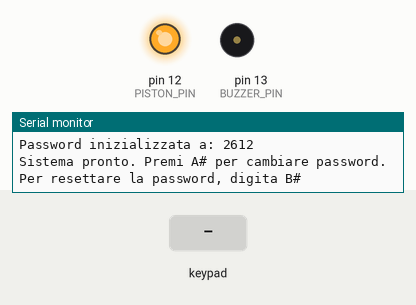
Bench run of a sketch on a simulated Arduino Uno, built with avr-gcc and run on an emulated ATmega328P. On the bench: output pins drawn as LEDs (lit = HIGH), buzzer (waves = sounding), the last lines printed to the serial monitor. The inputs (shaded band) are chosen by the test bench. EEPROM starts erased.

Above: at 1.3 s.
1.4 s: key '#' pressed
At 1.5 s:
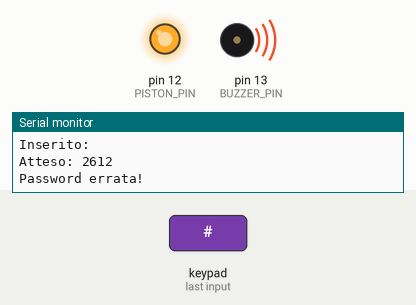
3.3 s: keypad keys 2 6 1 2 # pressed 0.4 s apart
At 6.5 s:
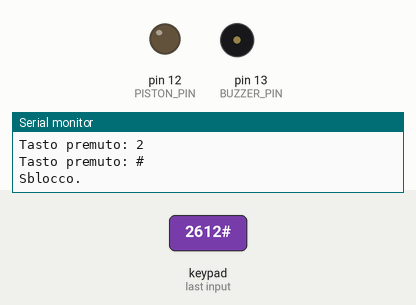
6.8 s: key 'A' pressed
At 7.8 s:
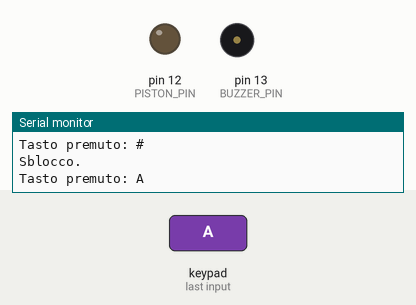
8.3 s: keypad keys 2 6 1 2 * pressed 0.4 s apart
At 8.52 s:
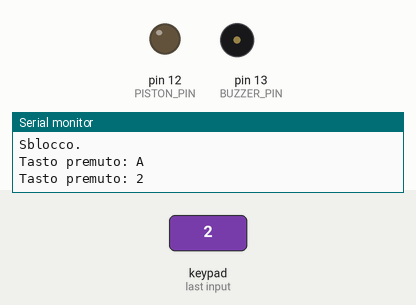
11.8 s: key 'B' pressed
At 12.8 s:
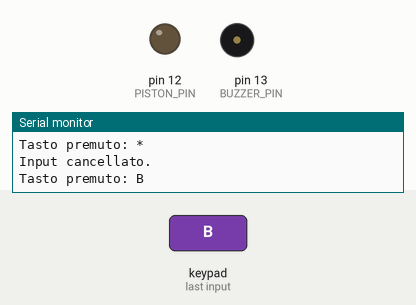
13.3 s: keypad keys 2 6 1 2 D pressed 0.4 s apart
At 15.2 s:
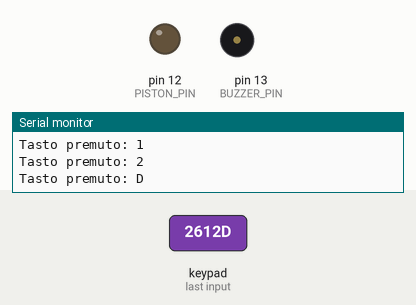
Timing chart, 0 to 16.7 s (numbered marks = the images above; inputs shaded):
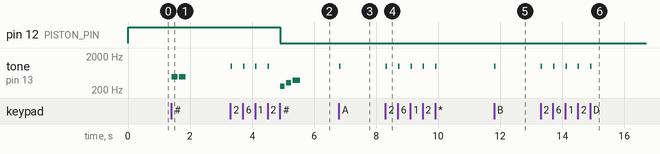

The sketch:

cassaforte_arduino.ino
```cpp
/*
  --------------------------------------------------------------
  PROGETTO: Cassaforte Elettronica con Arduino, Tastierino 4x4, Buzzer e Solenoide
  Autore: Dario
  Versione: 1.2
  --------------------------------------------------------------

  DESCRIZIONE:
  Questo sketch permette di controllare una serratura elettromagnetica (solenoide)
  utilizzando un tastierino 4x4 per l'inserimento di una password.

  Il sistema supporta:
  - Salvataggio della password in EEPROM (memoria non volatile)
  - Cambio password tramite tastierino (con A#)
  - Reset software alla password di default
  - Suoni di feedback (corretto, errato, serratura chiusa)
  - Apertura/chiusura alternata digitando la password corretta

  COMPONENTI UTILIZZATI:
  - Arduino Uno
  - Tastierino matriciale 4x4
  - Buzzer passivo (PIN 13)
  - Solenoide 5V per elettroserratura (PIN 12)
  - Alimentazione esterna per il solenoide (consigliata)

  PINOUT:
  - Tastierino righe: 9, 8, 7, 6
  - Tastierino colonne: 5, 4, 3, 2
  - Buzzer: 13
  - Solenoide (PISTON): 12

  COMANDI DISPONIBILI:
  - *         => Cancella l’input corrente
  - #         => Invia l’input per verifica
  - A#        => Cambia password senza chiedere quella vecchia
  - B#        => Reset software della password a "2612"
  - D#        => Stampa via seriale la password attuale (debug)
*/

#include <Keypad.h>
#include <EEPROM.h>

#define NOTE_C4 262
#define NOTE_E4 330
#define NOTE_F4 349
#define NOTE_G4 392
#define NOTE_A4 440
#define NOTE_B4 494

#define PISTON_PIN 12
#define BUZZER_PIN 13
#define EEPROM_ADDR 0

const byte ROWS = 4;
const byte COLS = 4;
char keys[ROWS][COLS] = {
  {'1', '2', '3', 'A'},
  {'4', '5', '6', 'B'},
  {'7', '8', '9', 'C'},
  {'*', '0', '#', 'D'}
};

byte rowPins[ROWS] = {9, 8, 7, 6};
byte colPins[COLS] = {5, 4, 3, 2};
Keypad keypad = Keypad(makeKeymap(keys), rowPins, colPins, ROWS, COLS);

String inputPassword = "";
String currentPassword = "";
bool isLocked = true;
bool preparePasswordChange = false;

void setup() {
  Serial.begin(9600);
  pinMode(PISTON_PIN, OUTPUT);
  pinMode(BUZZER_PIN, OUTPUT);
  digitalWrite(PISTON_PIN, HIGH);

  writePasswordToEEPROM("2612");
  delay(50);
  currentPassword = readPasswordFromEEPROM();
  Serial.print("Password inizializzata a: ");
  Serial.println(currentPassword);

  Serial.println("Sistema pronto. Premi A# per cambiare password.");
  Serial.println("Per resettare la password, digita B#");
}

void loop() {
  char key = keypad.getKey();
  if (key == NO_KEY) return;

  tone(BUZZER_PIN, 1000, 50);
  Serial.print("Tasto premuto: ");
  Serial.println(key);

  if (key == '*') {
    inputPassword = "";
    preparePasswordChange = false;
    Serial.println("Input cancellato.");
    return;
  }

  if (key == '#') {
    if (inputPassword == "D") {
      Serial.print("Password salvata in EEPROM: ");
      Serial.println(currentPassword);
    } else if (inputPassword == "B") {
      currentPassword = "2612";
      writePasswordToEEPROM(currentPassword);
      Serial.println("Password resettata a default: 2612");
      successSound();
    } else if (inputPassword == "A") {
      Serial.println("Inserisci nuova password:");
      preparePasswordChange = true;
    } else if (preparePasswordChange) {
      writePasswordToEEPROM(inputPassword);
      currentPassword = inputPassword;
      Serial.print("Nuova password salvata: ");
      Serial.println(currentPassword);
      successSound();
      preparePasswordChange = false;
    } else {
      if (inputPassword == currentPassword) {
        if (isLocked) {
          Serial.println("Sblocco.");
          digitalWrite(PISTON_PIN, LOW);
          isLocked = false;
          successSound();
        } else {
          Serial.println("Richiusura.");
          digitalWrite(PISTON_PIN, HIGH);
          isLocked = true;
          lockSound();
        }
      } else {
        Serial.print("Inserito: "); Serial.println(inputPassword);
        Serial.print("Atteso: "); Serial.println(currentPassword);
        Serial.println("Password errata!");
        errorSound();
      }
    }
    inputPassword = "";
    return;
  }

  inputPassword += key;
}

void writePasswordToEEPROM(String password) {
  int len = password.length();
  EEPROM.write(EEPROM_ADDR, len);
  for (int i = 0; i < len; i++) {
    EEPROM.write(EEPROM_ADDR + 1 + i, password[i]);
  }
}

String readPasswordFromEEPROM() {
  int len = EEPROM.read(EEPROM_ADDR);
  if (len < 1 || len > 16) return "";
  String pass = "";
  for (int i = 0; i < len; i++) {
    pass += char(EEPROM.read(EEPROM_ADDR + 1 + i));
  }
  return pass;
}

void successSound() {
  tone(BUZZER_PIN, NOTE_C4, 150); delay(200);
  tone(BUZZER_PIN, NOTE_E4, 150); delay(200);
  tone(BUZZER_PIN, NOTE_G4, 250); delay(300);
  noTone(BUZZER_PIN);
}

void errorSound() {
  tone(BUZZER_PIN, NOTE_B4, 200); delay(250);
  tone(BUZZER_PIN, NOTE_B4, 200); delay(250);
  noTone(BUZZER_PIN);
}

void lockSound() {
  tone(BUZZER_PIN, NOTE_G4, 150); delay(200);
  tone(BUZZER_PIN, NOTE_E4, 150); delay(200);
  tone(BUZZER_PIN, NOTE_C4, 250); delay(300);
  noTone(BUZZER_PIN);
}
```

Measured:
- after the input at 1.4 s, tone on pin 13 (BUZZER_PIN): alternates 494 Hz for 0.20 s and silent for 0.05 s, 4 changes in all, then stays silent, starting at once
- after the input at 3.3 s, pin 12 (PISTON_PIN): HIGH → LOW after 1.6 s; tone on pin 13 (BUZZER_PIN): plays 1000 Hz for 0.05 s, 1000 Hz for 0.05 s, 1000 Hz for 0.05 s, 1000 Hz for 0.05 s, 262 Hz for 0.15 s, 330 Hz for 0.15 s … (7 notes in this stretch), starting at once
- after the input at 6.8 s, tone on pin 13 (BUZZER_PIN): silent → 1000 Hz at once, → silent 0.05 s later
- after the input at 8.3 s, tone on pin 13 (BUZZER_PIN): alternates 1000 Hz for 0.05 s and silent for 0.35 s, 10 changes in all, then stays silent, starting at once
- after the input at 11.8 s, tone on pin 13 (BUZZER_PIN): silent → 1000 Hz at once, → silent 0.05 s later
- after the input at 13.3 s, tone on pin 13 (BUZZER_PIN): alternates 1000 Hz for 0.05 s and silent for 0.35 s, 10 changes in all, then stays silent, starting at once
